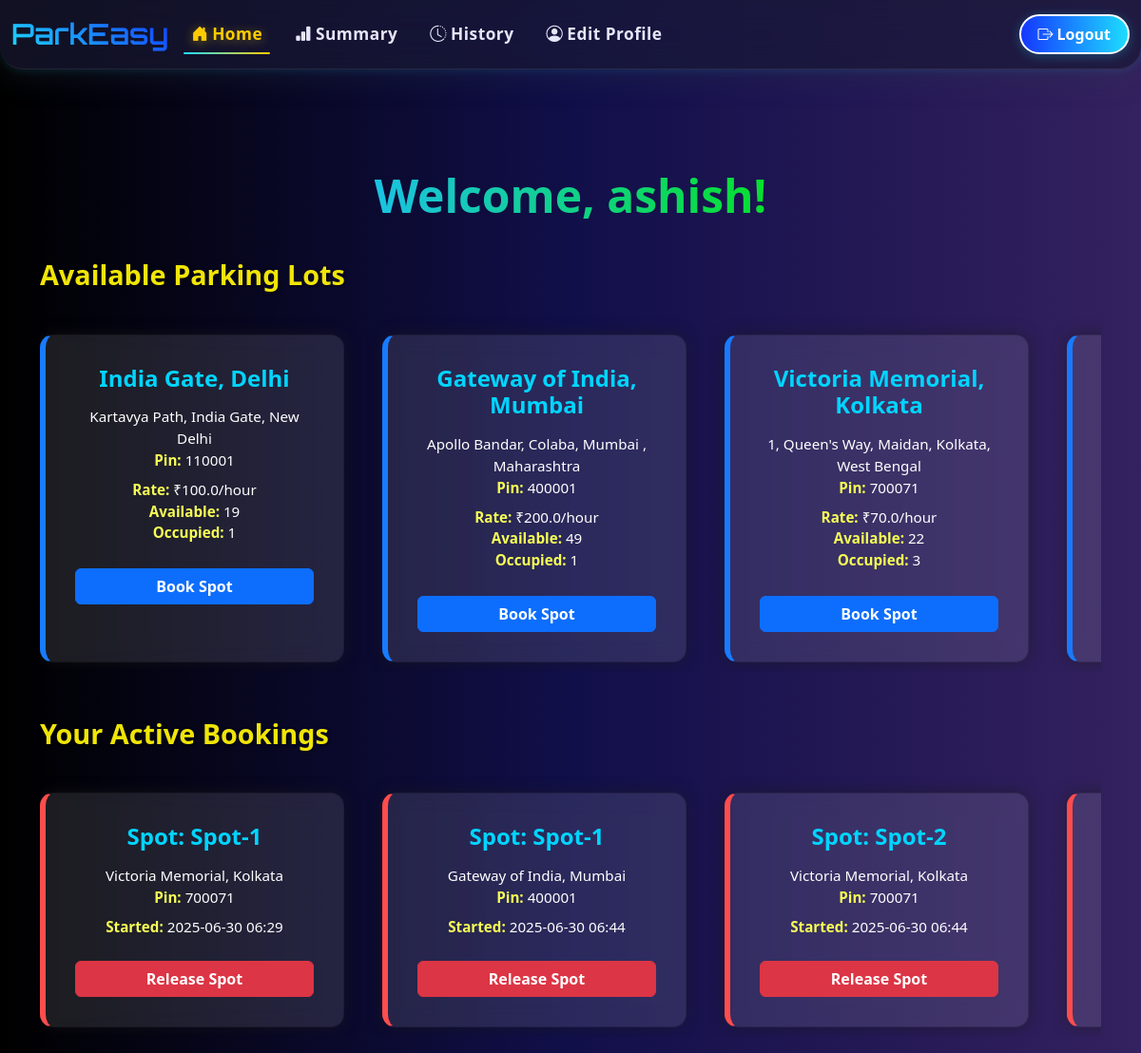
Page /user/dashboard (signed in) on the committed database.
### models.py (models this page shows)
class ParkingLot(db.Model):
    __tablename__ = 'parking_lots'
    id = db.Column(db.Integer, primary_key=True)
    prime_location_name = db.Column(db.String(100), nullable=False)
    price_per_hour = db.Column(db.Float, nullable=False)
    address = db.Column(db.String(200), nullable=False)
    pin_code = db.Column(db.String(6), nullable=False)
    max_spots = db.Column(db.Integer, nullable=False)
    description = db.Column(db.Text, nullable=True)  # Optional
    spots = db.relationship('ParkingSpot', backref='lot', lazy=True, cascade='all, delete-orphan')

class Reservation(db.Model):
    __tablename__ = 'reservations'
    id = db.Column(db.Integer, primary_key=True)
    spot_id = db.Column(db.Integer, db.ForeignKey('parking_spots.id'), nullable=False)
    user_id = db.Column(db.Integer, db.ForeignKey('users.id'), nullable=False)
    parking_timestamp = db.Column(db.DateTime, default=datetime.utcnow)
    leaving_timestamp = db.Column(db.DateTime, nullable=True)
    parking_cost = db.Column(db.Float, nullable=True)
    note = db.Column(db.Text, nullable=True)

class ParkingSpot(db.Model):
    __tablename__ = 'parking_spots'
    id = db.Column(db.Integer, primary_key=True)
    lot_id = db.Column(db.Integer, db.ForeignKey('parking_lots.id'), nullable=False)
    status = db.Column(db.String(1), nullable=False, default='A')  # A=Available, O=Occupied
    spot_label = db.Column(db.String(20), nullable=True)
    reservation = db.relationship('Reservation', backref='spot', uselist=False, cascade='all, delete-orphan')

### app.py (the view)
@app.route('/user/dashboard')
def user_dashboard():
    if session.get('role') != 'user':
        flash("Unauthorized access!", "warning")
        return redirect(url_for('login'))
    user_id = session['user_id']
    lots = ParkingLot.query.all()
    enriched_lots = []
    for lot in lots:
        available = ParkingSpot.query.filter_by(lot_id=lot.id, status='A').count()
        occupied = ParkingSpot.query.filter_by(lot_id=lot.id, status='O').count()
        lot.available_spots = available
        lot.occupied_spots = occupied
        enriched_lots.append(lot)
    active_reservations = Reservation.query.filter_by(user_id=user_id, leaving_timestamp=None).all()
    data = defaultdict(int)
    reservations = Reservation.query.filter_by(user_id=user_id).all()
    for res in reservations:
        if res.spot and res.spot.lot:
            lot_name = res.spot.lot.prime_location_name
            data[lot_name] += 1
    summary_path = None
    if data:
        lots_list = list(data.keys())
        counts = list(data.values())
        plt.figure(figsize=(6, 4))
        plt.bar(lots_list, counts, color='lightblue')
        plt.title("Your Parking Summary")
        plt.xlabel("Parking Lot")
        plt.ylabel("Number of Parkings")
        plt.tight_layout()
        summary_path = f'user_summary_{user_id}.png'
        chart_path = os.path.join('static', summary_path)
        plt.savefig(chart_path)
        plt.close()
    return render_template("user/user_dashboard.html", lots=lots, active_reservations=active_reservations)

### templates/user/user_dashboard.html (shortened to what this page needs)
{% extends 'user/layout.html' %}
{% block content %}
<div class="container dashboard-container">
    <div class="welcome-heading">
        Welcome, {{ session['username'] }}!
    </div>
    <h4 class="section-title">Available Parking Lots</h4>
    <div class="scrolling-wrapper">
        {% for lot in lots %}
        <div class="card lot-card">
            <div class="card-body">
                <h5 class="card-title">{{ lot.prime_location_name }}</h5>
                <p class="card-text text-center mb-2">
                    {{ lot.address }}<br>
                    <strong>Pin:</strong> {{ lot.pin_code }}
                </p>
                <p class="card-text text-center">
                    <strong>Rate:</strong> ₹{{ lot.price_per_hour }}/hour<br>
                    <strong>Available:</strong> {{ lot.available_spots }}<br>
                    <strong>Occupied:</strong> {{ lot.occupied_spots }}
                </p>
                {% if lot.available_spots > 0 %}
                <a href="{{ url_for('book_spot', lot_id=lot.id) }}" class="btn btn-primary">Book Spot</a>
                {% else %}
                <button class="btn btn-secondary" disabled>No Spots Available</button>
                {% endif %}
            </div>
        </div>
        {% endfor %}
    </div>
    {% if active_reservations %}
    <h4 class="section-title mt-5">Your Active Bookings</h4>
    <div class="scrolling-wrapper">
        {% for reservation in active_reservations %}
        <div class="card lot-card" style="border-left: 6px solid #ff4d4d;">
            <div class="card-body">
                <h5 class="card-title">Spot: {{ reservation.spot.spot_label }}</h5>
                <p class="card-text text-center mb-2">
                    {{ reservation.spot.lot.prime_location_name }}<br>
                    <strong>Pin:</strong> {{ reservation.spot.lot.pin_code }}
                </p>
                <p class="card-text text-center">
                    <strong>Started:</strong> {{ reservation.parking_timestamp.strftime('%Y-%m-%d %H:%M') }}
                </p>
                <a href="{{ url_for('release_spot', reservation_id=reservation.id) }}"
                    class="btn btn-danger mt-2">Release Spot</a>
            </div>
        </div>
        {% endfor %}
    </div>
    {% endif %}
</div>
{% endblock %}

### templates/user/layout.html (style rules this page uses)
body { margin: 0; padding-top: 90px; font-family: 'Segoe UI', Tahoma, Geneva, Verdana, sans-serif; background: linear-gradient(to right, #000000, #0c0a4e, #34215f, #94476b); color: #f8f9fa; min-height: 100vh; }

### templates/user/user_dashboard.html (style rules this page uses)
body { background: linear-gradient(to right, #000000, #110f49, #34215f); color: #f5f5f5; }
.dashboard-container { margin-top: 80px; padding-bottom: 40px; }
.welcome-heading { font-size: 3rem; margin: 0 auto 30px auto; width: fit-content; background: linear-gradient(to right, #1bc2e3, #07e02e); -webkit-background-clip: text; -webkit-text-fill-color: transparent; font-weight: bold; text-align: center; }
.section-title { font-size: 1.8rem; font-weight: 600; margin-bottom: 20px; color: #fff306f0; text-shadow: 1px 1px 3px rgba(0, 0, 0, 0.658); }
.scrolling-wrapper { overflow-x: auto; display: flex; gap: 40px; scroll-snap-type: x mandatory; padding-bottom: 10px; padding-left: 10px; }
.lot-card { flex: 0 0 auto; scroll-snap-align: start; min-width: 320px; max-width: 320px; background: rgba(255, 255, 255, 0.11); border-left: 6px solid #187bff; backdrop-filter: blur(12px); border-radius: 14px; transition: transform 0.3s ease; color: #fff; margin-top: 25px; padding: 15px; box-shadow: 0 0 15px rgba(27, 27, 27, 0.547); }
.lot-card .card-title { font-size: 1.5rem; font-weight: bold; color: #00d5ff; text-align: center; margin-bottom: 15px; }
.lot-card .card-text { font-size: 0.95rem; }
.lot-card .card-text strong { color: #f7ff55; }
.lot-card .btn { width: 100%; font-weight: 600; margin-top: 10px; transition: all 0.3s ease; }

### rows in the picture
ParkingLot: prime_location_name "India Gate, Delhi", address "Kartavya Path, India Gate, New Delhi", pin_code "110001", price_per_hour "100.0", available_spots "19", occupied_spots "1"
ParkingLot: prime_location_name "Gateway of India, Mumbai", address "Apollo Bandar, Colaba, Mumbai , Maharashtra", pin_code "400001", price_per_hour "200.0", available_spots "49", occupied_spots "1"
ParkingLot: prime_location_name "Victoria Memorial, Kolkata", address "1, Queen's Way, Maidan, Kolkata, West Bengal", pin_code "700071", price_per_hour "70.0", available_spots "22", occupied_spots "3"
Reservation: spot.spot_label "Spot-1", spot.lot.prime_location_name "Victoria Memorial, Kolkata", spot.lot.pin_code "700071", parking_timestamp "2025-06-30 06:29"
Reservation: spot.spot_label "Spot-1", spot.lot.prime_location_name "Gateway of India, Mumbai", spot.lot.pin_code "400001", parking_timestamp "2025-06-30 06:44"
Reservation: spot.spot_label "Spot-2", spot.lot.prime_location_name "Victoria Memorial, Kolkata", spot.lot.pin_code "700071", parking_timestamp "2025-06-30 06:44"

### other values in the picture
{{ session['username'] }} "ashish"
